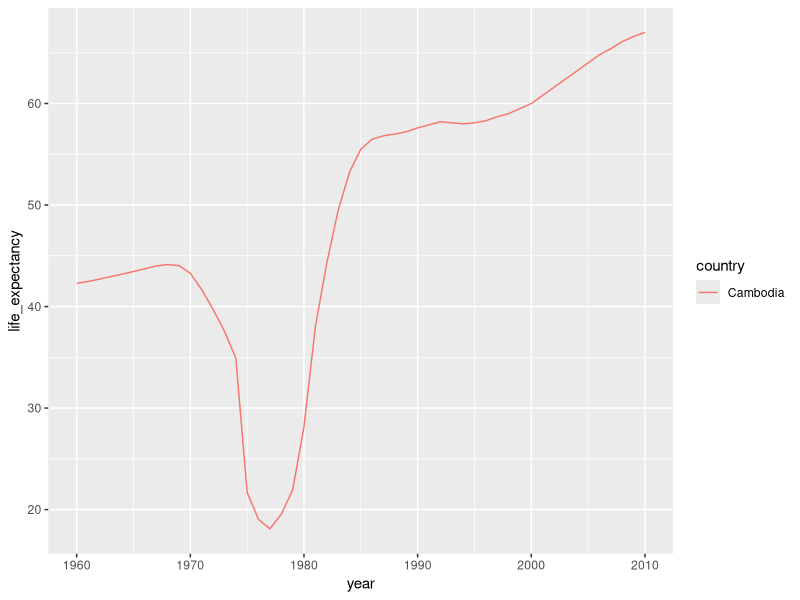
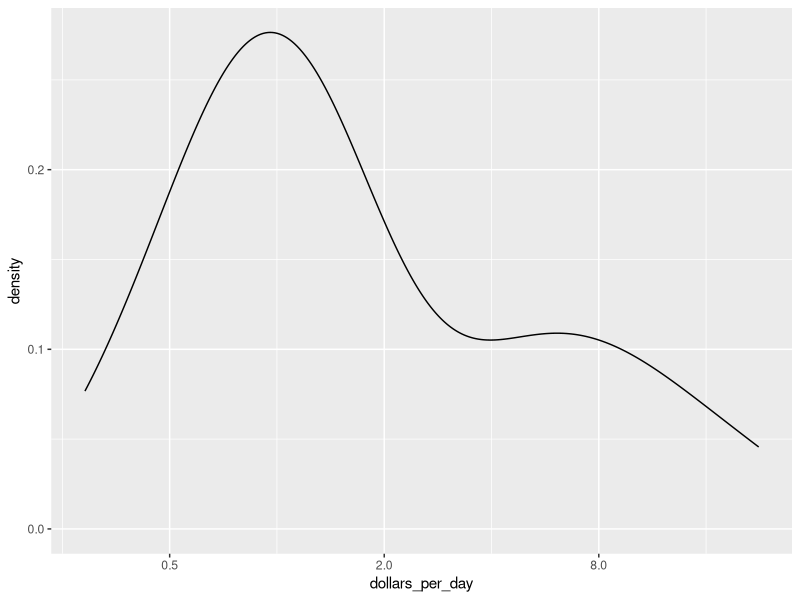
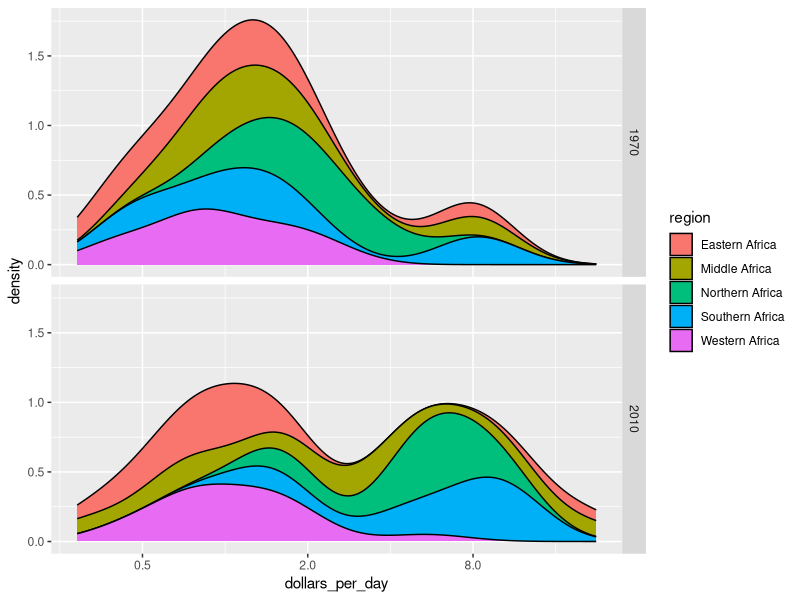
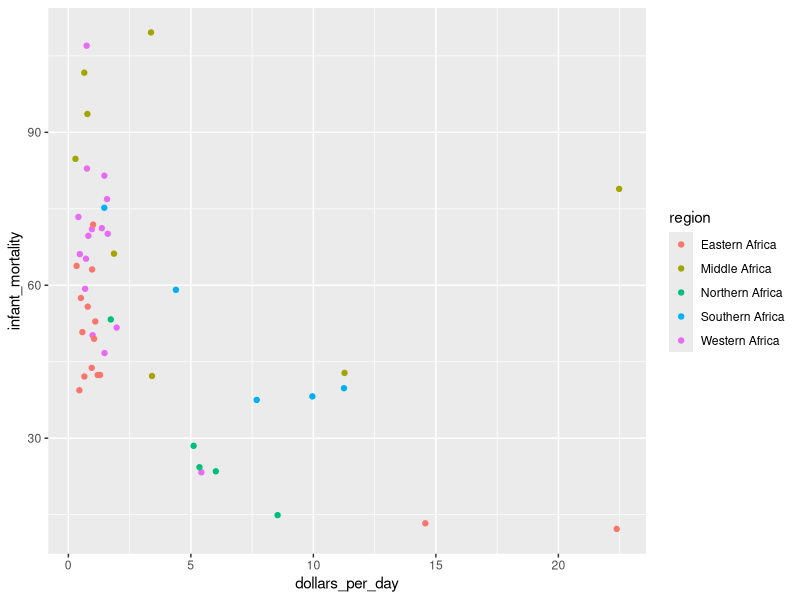
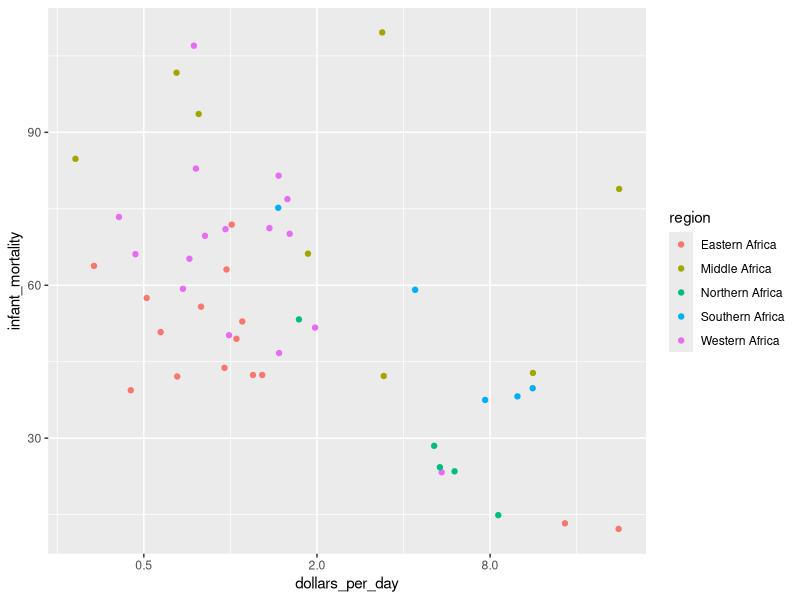
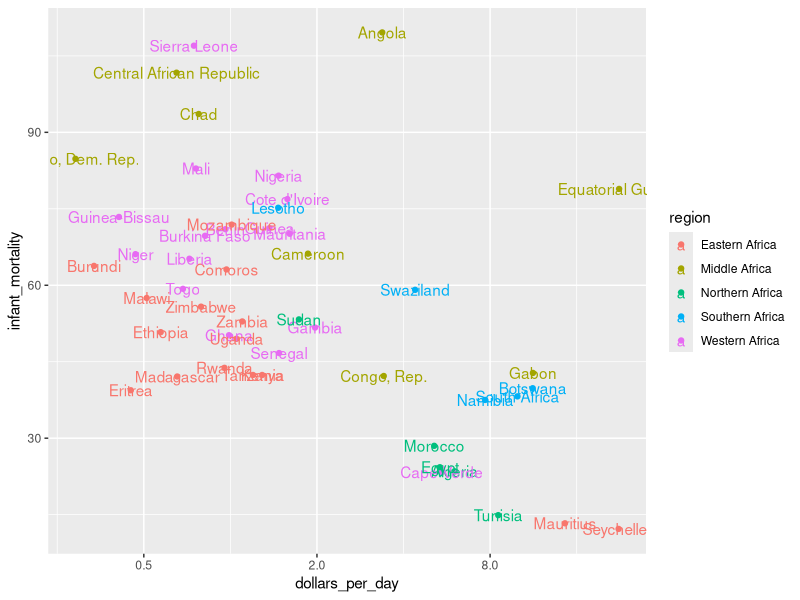
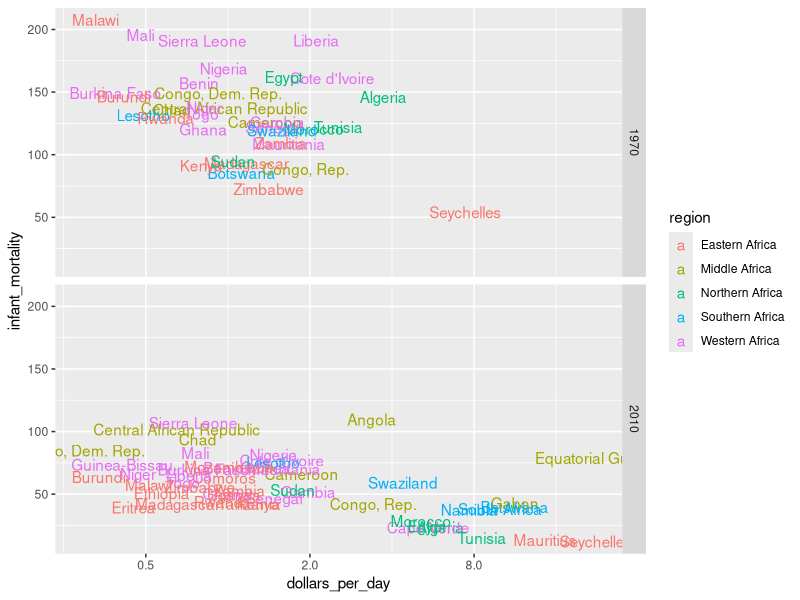

These figures' R source, in order:
library(dplyr)
library(dslabs)
data(gapminder)
data2<-gapminder%>% filter(continent=="Africa",year==2012, fertility<=3, life_expectancy>=70)
df<-select(data2, country,region)

library(dplyr)
library(ggplot2)
library(dslabs)
data(gapminder)
gapminder %>%
    filter(country == "Cambodia", year>=1960&year<=2010) %>%
    ggplot(aes(year, life_expectancy, color=country)) +
    geom_line()

#omite NA
library(dplyr)
library(dslabs)
data(gapminder)
daydollars<-mutate(gapminder, dollars_per_day=gdp/population/365)%>%filter(year==2010,continent=="Africa")%>%na.omit() # write your code here
daydollars

# geom density
daydollars %>% ggplot(aes(dollars_per_day)) + scale_x_continuous(trans = "log2")+geom_density()

#smooth density diferentes para 1970 y 2010
#con una modif
library(dplyr)
library(ggplot2)
library(dslabs)
data(gapminder)
gapminder %>% 
  mutate(dollars_per_day = gdp/population/365) %>%
  filter(continent == "Africa" & year %in% c(1970,2010) & !is.na(dollars_per_day)) %>%
  ggplot(aes(dollars_per_day, fill = region)) + 
  geom_density(bw = 0.5, position = "stack") + 
  scale_x_continuous(trans = "log2") + 
  facet_grid(year ~ .)

#We are going to continue looking at patterns in the gapminder dataset by plotting infant mortality rates versus dollars per day for African countries.
library(dplyr)
library(ggplot2)
library(dslabs)
data(gapminder)
gapminder_Africa_2010 <-gapminder %>% 
  mutate(dollars_per_day = gdp/population/365) %>%
  filter(continent == "Africa" & year== 2010 & !is.na(dollars_per_day))  # create the mutated dataset
gapminder_Africa_2010%>%ggplot(aes(dollars_per_day, infant_mortality, color=region)) + geom_point()

#con x en log2
gapminder_Africa_2010 %>%ggplot(aes(dollars_per_day, infant_mortality, color=region)) + geom_point()+scale_x_continuous(trans = "log2")

#agregamos labels
gapminder_Africa_2010 %>%ggplot(aes(dollars_per_day, infant_mortality, color=region, label=country)) + geom_point()+scale_x_continuous(trans = "log2")+geom_text() 

#comparo 1970 y 2010
library(dplyr)
library(ggplot2)
library(dslabs)
data(gapminder)
gapminder %>% 
  mutate(dollars_per_day = gdp/population/365) %>%
  filter(continent == "Africa" & year %in% c(1970, 2010) & !is.na(dollars_per_day) & !is.na(infant_mortality)) %>%
  ggplot(aes(dollars_per_day, infant_mortality, color = region, label = country)) +
  geom_text() + 
  scale_x_continuous(trans = "log2") +
  facet_grid(year~.)
